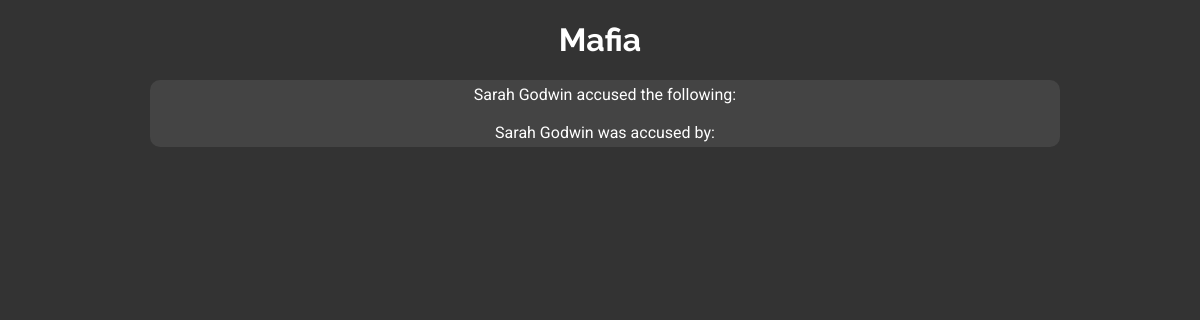
The page /users/245 on the database as committed earlier.
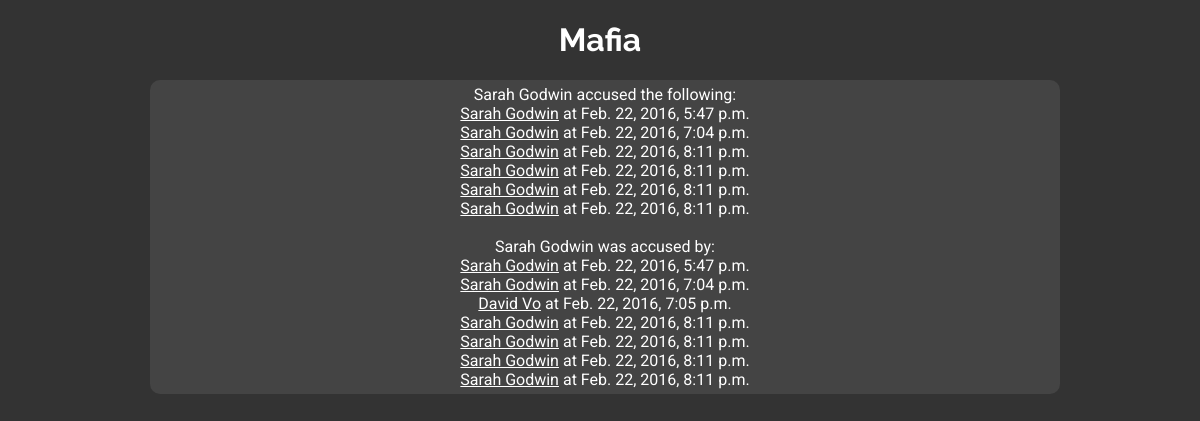
The same page on the database as committed later.
### voting/models.py (models this page shows, shortened)
class Vote(models.Model):
    voter = models.ForeignKey(User, related_name='voter')
    votee = models.ForeignKey(User, related_name='votee')
    time = models.DateTimeField(auto_now_add=True)
    active = models.BooleanField(default=True)
    is_cancel = models.BooleanField(default=False)

### voting/views.py (the view)
# urls.py: url(r'^users/(?P<user_id>[0-9]+)', views.user_profile, name='user_profile'),
def user_profile(request, user_id):
    user = User.objects.get(pk=user_id)
    context = {
        'user': user,
        'votes': Vote.objects.filter(voter=user),
        'voted': Vote.objects.filter(votee=user),
    }
    return render(request, 'user_profile.html', context=context)

### voting/templates/user_profile.html (shortened to what this page needs)
<!DOCTYPE html>
<html lang="en">
<head>
    <link rel="stylesheet" type="text/css" href="/static/mafia.css">
</head>
<body>
<h1>Mafia</h1>
<div class="content" style="padding: 5px;">
{{ user.get_full_name }} accused the following: <br>
{% for vote in votes %}
    <a href="/users/{{ vote.votee.pk }}">{{ vote.votee.get_full_name }}</a> at {{ vote.time }}<br>
{% endfor %}
<br>
{{ user.get_full_name }} was accused by: <br>
{% for vote in voted %}
    <a href="/users/{{ vote.voter.pk }}">{{ vote.voter.get_full_name }}</a> at {{ vote.time }}<br>
{% endfor %}
</div>
</body>
</html>

### voting/static/mafia.css (style rules this page uses)
h1 { font-family: 'Raleway', sans-serif; }
body { background-color: #333333; color: #ffffff; font-family: 'Roboto', sans-serif; margin: 0 auto; width: 900px; text-align: center; }
a:visited, a:link { color: white; }
.content { background-color: #444444; width: 100%; height: 100%; border-radius: 10px; }

Rows that differ between the two databases and show on the page:
added Vote: votee.get_full_name "Sarah Godwin", time "Feb. 22, 2016, 5:47 p.m.", voter.get_full_name "Sarah Godwin"
added Vote: votee.get_full_name "Sarah Godwin", time "Feb. 22, 2016, 7:04 p.m.", voter.get_full_name "Sarah Godwin"
added Vote: votee.get_full_name "Sarah Godwin", time "Feb. 22, 2016, 8:11 p.m.", voter.get_full_name "Sarah Godwin"
added Vote: votee.get_full_name "Sarah Godwin", time "Feb. 22, 2016, 8:11 p.m.", voter.get_full_name "Sarah Godwin"
added Vote: votee.get_full_name "Sarah Godwin", time "Feb. 22, 2016, 8:11 p.m.", voter.get_full_name "Sarah Godwin"
added Vote: votee.get_full_name "Sarah Godwin", time "Feb. 22, 2016, 8:11 p.m.", voter.get_full_name "Sarah Godwin"
added Vote: voter.get_full_name "David Vo", time "Feb. 22, 2016, 7:05 p.m."
